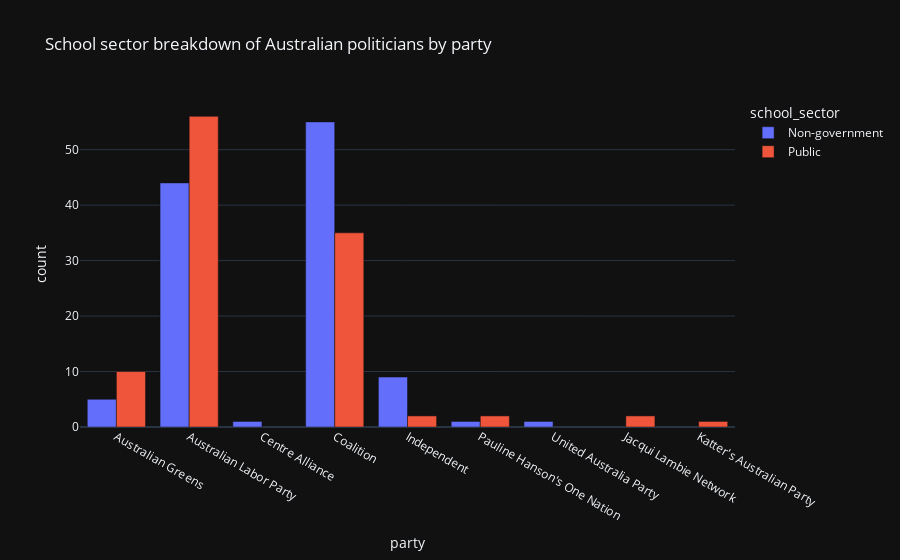

Write notebook code for a chart like this one.
### Code cell
# create a plot of members school sector type by party

school_sector_counts = members_education.drop_duplicates(["member", "school_sector"]).groupby(
    ["school_sector", "party", ]).size().reset_index(name='count')
fig = px.bar(school_sector_counts, x="party", y="count", color="school_sector", barmode="group",
             title="School sector breakdown of Australian politicians by party")
fig.show()

### Figure 1 — Plotly figure (JSON) as saved in the notebook; plotly's stock layout.template omitted (floating-point values rounded to 4 significant figures)
{"data": [{"alignmentgroup": "True", "hovertemplate": "school_sector=Non-government<br>party=%{x}<br>count=%{y}<extra></extra>", "legendgroup": "Non-government", "marker": {"color": "#636efa", "pattern": {"shape": ""}}, "name": "Non-government", "offsetgroup": "Non-government", "orientation": "v", "showlegend": true, "textposition": "auto", "x": ["Australian Greens", "Australian Labor Party", "Centre Alliance", "Coalition", "Independent", "Pauline Hanson's One Nation", "United Australia Party"], "xaxis": "x", "y": [5, 44, 1, 55, 9, 1, 1], "yaxis": "y", "type": "bar"}, {"alignmentgroup": "True", "hovertemplate": "school_sector=Public<br>party=%{x}<br>count=%{y}<extra></extra>", "legendgroup": "Public", "marker": {"color": "#EF553B", "pattern": {"shape": ""}}, "name": "Public", "offsetgroup": "Public", "orientation": "v", "showlegend": true, "textposition": "auto", "x": ["Australian Greens", "Australian Labor Party", "Coalition", "Independent", "Jacqui Lambie Network", "Katter's Australian Party", "Pauline Hanson's One Nation"], "xaxis": "x", "y": [10, 56, 35, 2, 2, 1, 2], "yaxis": "y", "type": "bar"}], "layout": {"xaxis": {"anchor": "y", "domain": [0.0, 1.0], "title": {"text": "party"}}, "yaxis": {"anchor": "x", "domain": [0.0, 1.0], "title": {"text": "count"}}, "legend": {"title": {"text": "school_sector"}, "tracegroupgap": 0}, "title": {"text": "School sector breakdown of Australian politicians by party"}, "barmode": "group"}}
